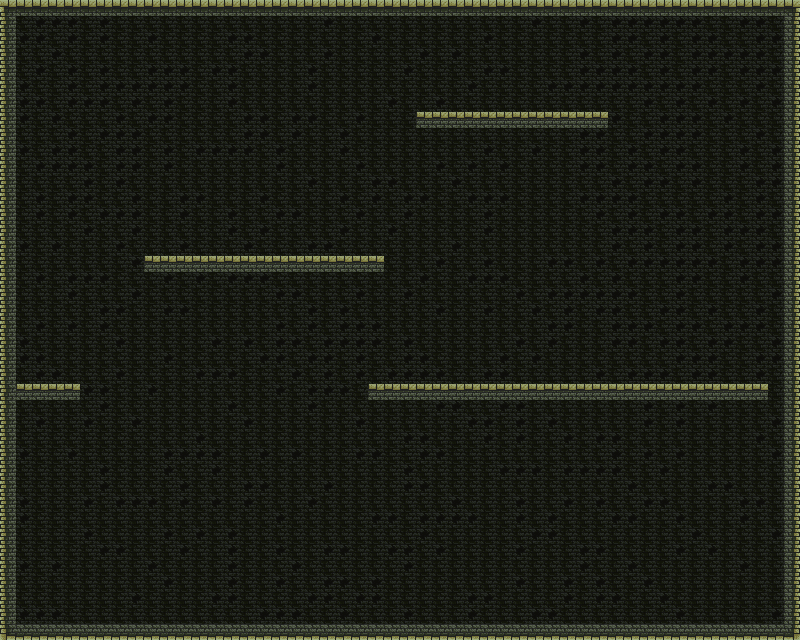

Below is a game level as drawn by its tile map, then a one-line description and the .tmx that defines it (tile-layer data replaced by summaries):
An orthogonal 50x40 tile map with 16x16 px tiles, 2 tile layers (background, Tile Layer 1), 3 tilesets and 59 objects.

<map version="1.2" tiledversion="1.2.4" orientation="orthogonal" renderorder="right-down" width="50" height="40" tilewidth="16" tileheight="16" infinite="0" nextlayerid="8" nextobjectid="94">
 <tileset firstgid="1" name="colored" tilewidth="16" tileheight="16" spacing="1" tilecount="1024" columns="32">
  <image source="../img/tiles/colored_transparent.png" width="543" height="543" />
 </tileset>
 <tileset firstgid="1025" source="objects.tsx" />
 <tileset firstgid="1039" source="Dungeon.tsx" />
 <layer id="6" name="background" width="50" height="40">
  <data>[2000 cells, 1974 non-empty, 2 distinct tile ids]</data>
 </layer>
 <layer id="1" name="Tile Layer 1" width="50" height="40">
  <data>[2000 cells, 232 non-empty, 12 distinct tile ids]</data>
 </layer>
 <objectgroup id="5" name="upgrades">
  <object id="16" gid="1" x="616" y="378" width="16" height="16" />
 </objectgroup>
 <objectgroup id="3" name="reverse">
  <object id="20" gid="1037" x="768" y="384" width="16" height="32" />
  <object id="21" gid="1037" x="352" y="384" width="16" height="32" />
  <object id="22" gid="1037" x="368" y="256" width="16" height="32" />
  <object id="23" gid="1037" x="128" y="256" width="16" height="32" />
  <object id="24" gid="1037" x="400" y="112" width="16" height="32" />
  <object id="25" gid="1037" x="608" y="112" width="16" height="32" />
 </objectgroup>
 <objectgroup id="2" name="enemies">
  <object id="19" gid="1033" x="640" y="368" width="31" height="21" />
  <object id="78" gid="1035" x="511" y="103" width="24" height="40" />
 </objectgroup>
 <objectgroup id="4" name="doors">
  <object id="14" gid="290" x="37" y="385" width="24" height="24">
   <properties>
    <property name="Exit" type="bool" value="false" />
   </properties>
  </object>
  <object id="15" gid="291" x="722" y="384" width="24" height="24">
   <properties>
    <property name="Exit" type="bool" value="true" />
   </properties>
  </object>
 </objectgroup>
 <objectgroup id="7" name="traps">
  <object id="30" gid="23" x="15" y="627" width="16" height="16" />
  <object id="31" gid="23" x="31" y="627" width="16" height="16" />
  <object id="32" gid="23" x="47" y="627" width="16" height="16" />
  <object id="33" gid="23" x="79" y="627" width="16" height="16" />
  <object id="34" gid="23" x="63" y="627" width="16" height="16" />
  <object id="35" gid="23" x="95" y="627" width="16" height="16" />
  <object id="36" gid="23" x="111" y="627" width="16" height="16" />
  <object id="37" gid="23" x="127" y="627" width="16" height="16" />
  <object id="38" gid="23" x="143" y="627" width="16" height="16" />
  <object id="39" gid="23" x="159" y="627" width="16" height="16" />
  <object id="40" gid="23" x="175" y="627" width="16" height="16" />
  <object id="41" gid="23" x="191" y="627" width="16" height="16" />
  <object id="42" gid="23" x="207" y="627" width="16" height="16" />
  <object id="43" gid="23" x="223" y="627" width="16" height="16" />
  <object id="44" gid="23" x="239" y="627" width="16" height="16" />
  <object id="45" gid="23" x="255" y="627" width="16" height="16" />
  <object id="46" gid="23" x="271" y="627" width="16" height="16" />
  <object id="47" gid="23" x="303" y="627" width="16" height="16" />
  <object id="48" gid="23" x="319" y="627" width="16" height="16" />
  <object id="49" gid="23" x="287" y="627" width="16" height="16" />
  <object id="50" gid="23" x="335" y="627" width="16" height="16" />
  <object id="51" gid="23" x="351" y="627" width="16" height="16" />
  <object id="52" gid="23" x="367" y="627" width="16" height="16" />
  <object id="53" gid="23" x="399" y="627" width="16" height="16" />
  <object id="54" gid="23" x="383" y="627" width="16" height="16" />
  <object id="55" gid="23" x="415" y="627" width="16" height="16" />
  <object id="56" gid="23" x="431" y="627" width="16" height="16" />
  <object id="57" gid="23" x="447" y="627" width="16" height="16" />
  <object id="58" gid="23" x="463" y="627" width="16" height="16" />
  <object id="59" gid="23" x="479" y="627" width="16" height="16" />
  <object id="60" gid="23" x="495" y="627" width="16" height="16" />
  <object id="61" gid="23" x="527" y="627" width="16" height="16" />
  <object id="62" gid="23" x="511" y="627" width="16" height="16" />
  <object id="63" gid="23" x="543" y="627" width="16" height="16" />
  <object id="64" gid="23" x="559" y="627" width="16" height="16" />
  <object id="65" gid="23" x="575" y="627" width="16" height="16" />
  <object id="66" gid="23" x="591" y="627" width="16" height="16" />
  <object id="67" gid="23" x="607" y="627" width="16" height="16" />
  <object id="68" gid="23" x="623" y="627" width="16" height="16" />
  <object id="69" gid="23" x="639" y="627" width="16" height="16" />
  <object id="70" gid="23" x="655" y="627" width="16" height="16" />
  <object id="71" gid="23" x="671" y="627" width="16" height="16" />
  <object id="72" gid="23" x="687" y="627" width="16" height="16" />
  <object id="73" gid="23" x="703" y="627" width="16" height="16" />
  <object id="74" gid="23" x="719" y="627" width="16" height="16" />
  <object id="75" gid="23" x="735" y="627" width="16" height="16" />
  <object id="76" gid="23" x="751" y="627" width="16" height="16" />
  <object id="77" gid="23" x="767" y="627" width="16" height="16" />
 </objectgroup>
</map>
